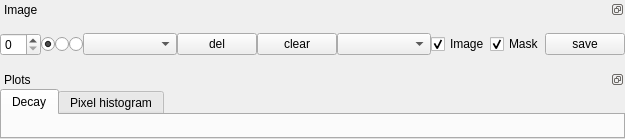
     <widget class="QWidget" name="widget_2" native="true">
      <property name="sizePolicy">
       <sizepolicy hsizetype="Minimum" vsizetype="Preferred">
        <horstretch>0</horstretch>
        <verstretch>0</verstretch>
       </sizepolicy>
      </property>
      <layout class="QVBoxLayout" name="verticalLayout_11">
       <property name="spacing">
        <number>0</number>
       </property>
       <property name="leftMargin">
        <number>0</number>
       </property>
       <property name="topMargin">
        <number>0</number>
       </property>
       <property name="rightMargin">
        <number>0</number>
       </property>
       <property name="bottomMargin">
        <number>0</number>
       </property>
       <item>
        <widget class="QDockWidget" name="dockWidget_5">
         <property name="sizePolicy">
          <sizepolicy hsizetype="Expanding" vsizetype="Expanding">
           <horstretch>0</horstretch>
           <verstretch>0</verstretch>
          </sizepolicy>
         </property>
         <property name="minimumSize">
          <size>
           <width>625</width>
           <height>70</height>
          </size>
         </property>
         <property name="features">
          <set>QDockWidget::DockWidgetFloatable|QDockWidget::DockWidgetMovable</set>
         </property>
         <property name="windowTitle">
          <string>Image</string>
         </property>
         <widget class="QWidget" name="dockWidgetContents_5">
          <layout class="QVBoxLayout" name="verticalLayout_7">
           <property name="spacing">
            <number>-1</number>
           </property>
           <property name="leftMargin">
            <number>0</number>
           </property>
           <property name="topMargin">
            <number>0</number>
           </property>
           <property name="rightMargin">
            <number>0</number>
           </property>
           <property name="bottomMargin">
            <number>0</number>
           </property>
           <item>
            <layout class="QHBoxLayout" name="horizontalLayout_2">
             <property name="spacing">
              <number>0</number>
             </property>
             <item>
              <widget class="QSpinBox" name="spinBox_8">
               <property name="sizePolicy">
                <sizepolicy hsizetype="Fixed" vsizetype="Fixed">
                 <horstretch>0</horstretch>
                 <verstretch>0</verstretch>
                </sizepolicy>
               </property>
               <property name="toolTip">
                <string>The currently shown frame.</string>
               </property>
              </widget>
             </item>
             <item>
              <widget class="QRadioButton" name="radioButton_3">
               <property name="sizePolicy">
                <sizepolicy hsizetype="Fixed" vsizetype="Fixed">
                 <horstretch>0</horstretch>
                 <verstretch>0</verstretch>
                </sizepolicy>
               </property>
               <property name="toolTip">
                <string>Individual frames</string>
               </property>
               <property name="text">
                <string/>
               </property>
               <property name="checked">
                <bool>true</bool>
               </property>
              </widget>
             </item>
             <item>
              <widget class="QRadioButton" name="radioButton_4">
               <property name="sizePolicy">
                <sizepolicy hsizetype="Fixed" vsizetype="Fixed">
                 <horstretch>0</horstretch>
                 <verstretch>0</verstretch>
                </sizepolicy>
               </property>
               <property name="toolTip">
                <string>Integrate frames</string>
               </property>
               <property name="text">
                <string/>
               </property>
              </widget>
             </item>
             <item>
              <widget class="QRadioButton" name="radioButton_5">
               <property name="sizePolicy">
                <sizepolicy hsizetype="Fixed" vsizetype="Fixed">
                 <horstretch>0</horstretch>
                 <verstretch>0</verstretch>
                </sizepolicy>
               </property>
               <property name="toolTip">
                <string>Average frames</string>
               </property>
               <property name="text">
                <string/>
               </property>
              </widget>
             </item>
             <item>
              <widget class="QComboBox" name="comboBox_7">
               <property name="sizePolicy">
                <sizepolicy hsizetype="Minimum" vsizetype="Fixed">
                 <horstretch>0</horstretch>
                 <verstretch>0</verstretch>
                </sizepolicy>
               </property>
              </widget>
             </item>
             <item>
              <widget class="QPushButton" name="pushButton_10">
               <property name="sizePolicy">
                <sizepolicy hsizetype="Fixed" vsizetype="Fixed">
                 <horstretch>0</horstretch>
                 <verstretch>0</verstretch>
                </sizepolicy>
               </property>
               <property name="text">
                <string>del</string>
               </property>
              </widget>
             </item>
             <item>
              <widget class="QPushButton" name="pushButton_9">
               <property name="sizePolicy">
                <sizepolicy hsizetype="Fixed" vsizetype="Fixed">
                 <horstretch>0</horstretch>
                 <verstretch>0</verstretch>
                </sizepolicy>
               </property>
               <property name="toolTip">
                <string>&lt;html&gt;&lt;head/&gt;&lt;body&gt;&lt;p&gt;Clear the representations of the CLSM images&lt;/p&gt;&lt;/body&gt;&lt;/html&gt;</string>
               </property>
               <property name="text">
                <string>clear</string>
               </property>
              </widget>
             </item>
             <item>
              <widget class="QComboBox" name="comboBox_2">
               <property name="sizePolicy">
                <sizepolicy hsizetype="Minimum" vsizetype="Fixed">
                 <horstretch>0</horstretch>
                 <verstretch>0</verstretch>
                </sizepolicy>
               </property>
              </widget>
             </item>
             <item>
              <widget class="QCheckBox" name="checkBox_5">
               <property name="sizePolicy">
                <sizepolicy hsizetype="Fixed" vsizetype="Fixed">
                 <horstretch>0</horstretch>
                 <verstretch>0</verstretch>
                </sizepolicy>
               </property>
               <property name="toolTip">
                <string>Show the image.</string>
               </property>
               <property name="text">
                <string>Image</string>
               </property>
               <property name="checked">
                <bool>true</bool>
               </property>
              </widget>
             </item>
             <item>
              <widget class="QCheckBox" name="checkBox_6">
               <property name="sizePolicy">
                <sizepolicy hsizetype="Fixed" vsizetype="Fixed">
                 <horstretch>0</horstretch>
                 <verstretch>0</verstretch>
                </sizepolicy>
               </property>
               <property name="toolTip">
                <string>Show the selection mask</string>
               </property>
               <property name="text">
                <string>Mask</string>
               </property>
               <property name="checked">
                <bool>true</bool>
               </property>
              </widget>
             </item>
             <item>
              <widget class="QPushButton" name="pushButton_5">
               <property name="sizePolicy">
                <sizepolicy hsizetype="Fixed" vsizetype="Fixed">
                 <horstretch>0</horstretch>
                 <verstretch>0</verstretch>
                </sizepolicy>
               </property>
               <property name="toolTip">
                <string>&lt;html&gt;&lt;head/&gt;&lt;body&gt;&lt;p&gt;Save the current image to a file.&lt;/p&gt;&lt;/body&gt;&lt;/html&gt;</string>
               </property>
               <property name="text">
                <string>save</string>
               </property>
              </widget>
             </item>
            </layout>
           </item>
           <item>
            <layout class="QVBoxLayout" name="verticalLayout_4">
             <property name="spacing">
              <number>0</number>
             </property>
            </layout>
           </item>
          </layout>
         </widget>
        </widget>
       </item>
       <item>
        <widget class="QDockWidget" name="dockWidget_2">
         <property name="sizePolicy">
          <sizepolicy hsizetype="MinimumExpanding" vsizetype="Expanding">
           <horstretch>0</horstretch>
           <verstretch>0</verstretch>
          </sizepolicy>
         </property>
         <property name="minimumSize">
          <size>
           <width>106</width>
           <height>69</height>
          </size>
         </property>
         <property name="features">
          <set>QDockWidget::DockWidgetFloatable|QDockWidget::DockWidgetMovable</set>
         </property>
         <property name="windowTitle">
          <string>Plots</string>
         </property>
         <widget class="QWidget" name="dockWidgetContents_2">
          <layout class="QVBoxLayout" name="verticalLayout_8">
           <property name="spacing">
            <number>0</number>
           </property>
           <property name="leftMargin">
            <number>0</number>
           </property>
           <property name="topMargin">
            <number>0</number>
           </property>
           <property name="rightMargin">
            <number>0</number>
           </property>
           <property name="bottomMargin">
            <number>0</number>
           </property>
           <item>
            <widget class="QTabWidget" name="tabWidget">
             <property name="currentIndex">
              <number>0</number>
             </property>
             <widget class="QWidget" name="tab">
              <attribute name="title">
               <string>Decay</string>
              </attribute>
              <layout class="QGridLayout" name="gridLayout_5">
               <property name="leftMargin">
                <number>0</number>
               </property>
               <property name="topMargin">
                <number>0</number>
               </property>
               <property name="rightMargin">
                <number>0</number>
               </property>
               <property name="bottomMargin">
                <number>0</number>
               </property>
               <item row="0" column="0">
                <layout class="QVBoxLayout" name="verticalLayout">
                 <property name="spacing">
                  <number>0</number>
                 </property>
                </layout>
               </item>
              </layout>
             </widget>
             <widget class="QWidget" name="tab_2">
              <attribute name="title">
               <string>Pixel histogram</string>
              </attribute>
              <layout class="QVBoxLayout" name="verticalLayout_6">
               <property name="spacing">
                <number>0</number>
               </property>
               <property name="leftMargin">
                <number>0</number>
               </property>
               <property name="topMargin">
                <number>0</number>
               </property>
               <property name="rightMargin">
                <number>0</number>
               </property>
               <property name="bottomMargin">
                <number>0</number>
               </property>
               <item>
                <layout class="QVBoxLayout" name="verticalLayout_5">
                 <property name="spacing">
                  <number>0</number>
                 </property>
                </layout>
               </item>
              </layout>
             </widget>
            </widget>
           </item>
          </layout>
         </widget>
        </widget>
       </item>
      </layout>
     </widget>
